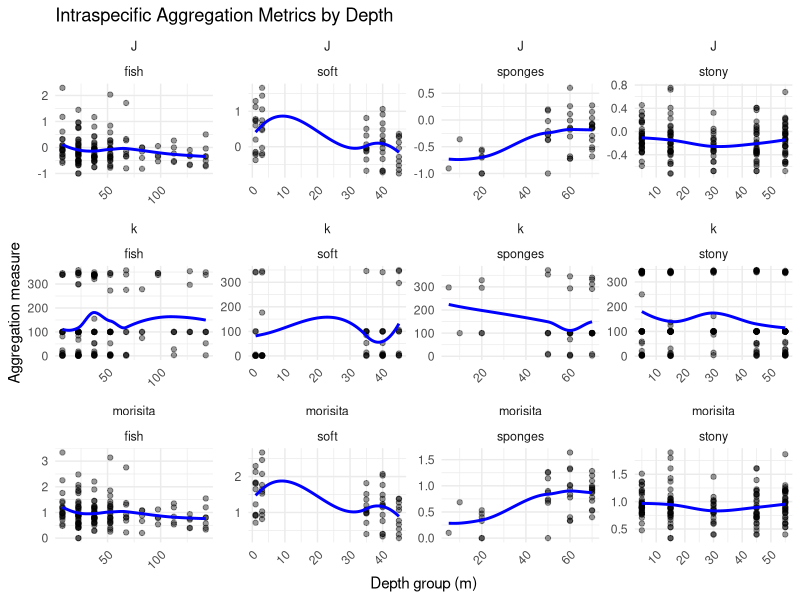
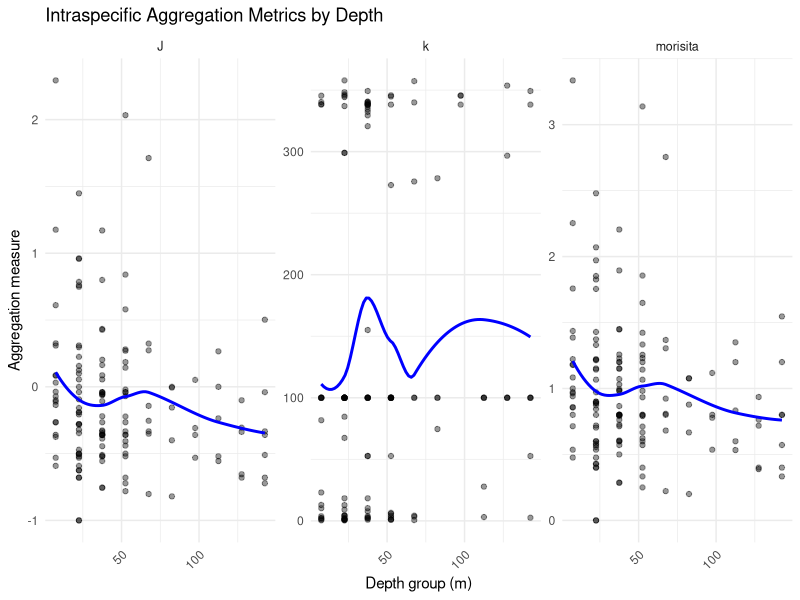
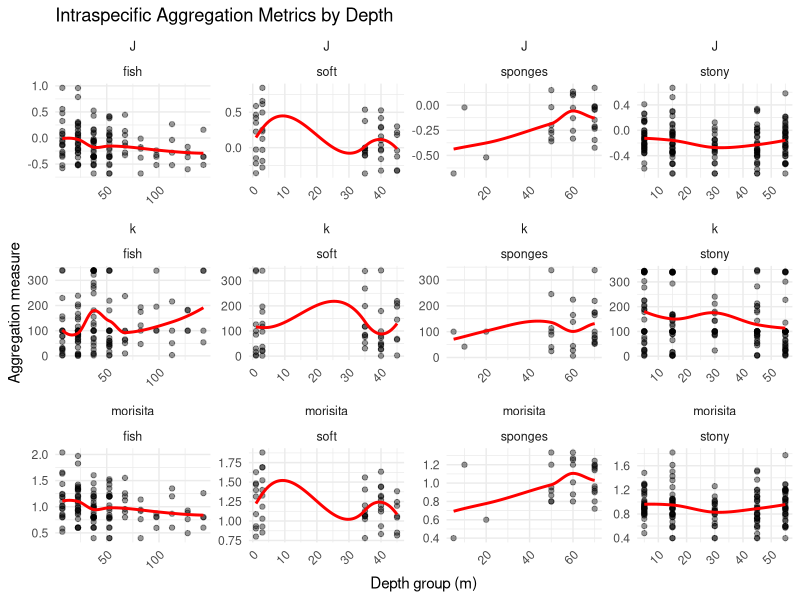

These figures' R source, in order:


                      # The final agg code

# Calculating aggregations using 3 methods for each species in each treatment (depth):

     # 1 - the Negative binomial dispersion parameter (k)
                   # 2 - Ives J index
                # 3 - Morisita Index (Iᵈ)

# Required packages
library(dplyr)
library(tidyr)
library(purrr)
library(fitdistrplus)  # for Negative Binomial k
library(vegan)         # for Morisita index
library(ggplot2)
library(patchwork)     # to show plots side by side
library(MASS)          # for negative binomial 

# _______________________________________________________________

# wd:
wd_processed_data <- "C:/Users/inbar/OneDrive/desktop/r/chapter_2/MoBr/data/processed" 
wd_plots <- "C:/Users/inbar/OneDrive/desktop/r/chapter_2/MoBr/output/plots/agg_plot" 
# _______________________________________________________________

# read data:
setwd(wd_processed_data)
fish <- read.csv("wide_red.csv")
sponges <- read.csv("sponges_data.csv")
stony <- read.csv("stony_wide_data.csv")
soft <- read.csv("soft_data.csv")

fish = fish %>% dplyr::select(c(-X)) 
stony  = stony %>% dplyr::select(-X) 
soft = soft %>% dplyr::select(-X) 
# _______________________________________________________________

# data preparations for this analysis:

# renaming columns:
fish <- fish %>% rename(sample = OpCode)
sponges <- sponges %>% rename(sample = quad)
stony <- stony %>% rename(sample = plot, depth_group = depth)
soft <- soft %>% rename(depth_group = depth)

# ------------

# rename
fish <- fish %>% rename(lon = lon_x)
fish <- fish %>% rename(lat = lat_y)
# ------------

# adding a column for the taxonomic groups id:
fish    <- fish    %>% mutate(taxon = 'fish',           .before = 1)
sponges <- sponges %>% mutate(taxon = 'sponges',        .before = 1)
stony   <- stony   %>% mutate(taxon = 'stony',   .before = 1)
soft    <- soft    %>% mutate(taxon = 'soft',    .before = 1)
# ------------

# binning the fish data:
# 8.1 - 149 m to - 15 m bins (10 breaks)
fish <- fish %>% mutate(depth_group = cut(fish$depth,                                         
                                          breaks=c(0, 15, 30, 45, 60, 75, 90, 105, 120, 135, 149),
                                          labels=c('7.5', '22.5', '37.5', '52.5', '67.5','82.5', '97.5', '112.5', '127.5', '142.5'))) %>% 
  relocate(depth_group,.after = depth) 
# ------------

fish    <- fish %>% dplyr::select(-sea, -temperature)
sponges <- sponges %>% dplyr::select(-Habitat, -Site)
# ------------

taxon_list <- list(fish = fish, sponges = sponges, stony = stony, soft = soft)

# _______________________________________________________________
 
        # Step 1: Define aggregation functions:

# J index (Ives)
calc_J <- function(ab_vec) {
  if (length(ab_vec) < 2 || sum(ab_vec) < 5 || all(ab_vec == 0)) return(NA)
  xj <- ab_vec
  X <- mean(xj)
  N <- length(xj)
  J <- (sum(xj * (xj - 1)) / (X * N) - X) / X
  return(J)
}

# - - - 

# Negative binomial k using glm.nb
calc_k <- function(ab_vec) {
  if (length(ab_vec) < 2 || sum(ab_vec) < 5 || var(ab_vec) == 0) return(NA)
  tryCatch({
    fit <- MASS::fitdistr(ab_vec, densfun = "Negative Binomial")
    return(fit$estimate["size"])  # 'size' is k
  }, error = function(e) return(NA))
}

# calc_k <- function(ab_vec) {
#   if (length(ab_vec) < 2 || sum(ab_vec) < 5 || var(ab_vec) == 0) return(NA)
#   tryCatch({
#     df <- data.frame(count = ab_vec, x = seq_along(ab_vec))  # Dummy predictor
#     model <- MASS::glm.nb(count ~ 1, data = df)  # Intercept-only model
#     return(model$theta)  # theta is the dispersion parameter (k)
#   }, error = function(e) return(NA))
# }

# - - - 

# Morisita index ( not standardized)

calc_morisita <- function(ab_vec) {
  if (length(ab_vec) < 2 || sum(ab_vec) < 5 || all(ab_vec == 0)) return(NA)
  mat <- matrix(ab_vec, ncol = 1)
  mori <- vegan::dispindmorisita(mat)[1, 1]
  return(mori)
}

# # Morisita index (standardized)                       ### this index is more recommended because it is less sensitive to sample size, but since no great differences were present we used the regular morisita because it cant be negative numbers and it is good for the senlm package
# calc_morisita_standardised <- function(ab_vec) {
#   if (length(ab_vec) < 2 || sum(ab_vec) < 5 || all(ab_vec == 0)) return(NA)
#   
#   mat <- matrix(ab_vec, ncol = 1)
#   n <- nrow(mat)
#   
#   im <- vegan::dispindmorisita(mat)[1, 1]
#   
#   # Avoid division by zero when n = 1
#   if (n <= 1) return(NA)
#   
#   # Standardised Morisita index
#   ip <- (im - 1) / (n - 1)
#   return(ip)
# }

# _______________________________________________________________

     # Step 2: Apply Functions to Each Taxon by Depth Group

agg_results <- map_dfr(names(taxon_list), function(taxon_name) {
  df <- taxon_list[[taxon_name]]
  
  df_long <- df %>%
    pivot_longer(cols = 7:ncol(.), names_to = "species", values_to = "abundance") %>%
    filter(abundance > 0)  # exclude species not observed
  
  df_grouped <- df_long %>%
    mutate(depth_group = as.character(depth_group)) %>%
    group_by(depth_group, species) %>%
    summarise(
      abund_vec = list(abundance),
      .groups = "drop"
    ) %>%
    mutate(
      J = map_dbl(abund_vec, calc_J),
      k = map_dbl(abund_vec, calc_k),
      morisita = map_dbl(abund_vec, calc_morisita),
      taxon = taxon_name
    )
  
  return(df_grouped)
})

# _______________________________________________________________


        # Step 3: Plotting the Results Side by Side

par(mfrow = c(1, 1))

# Convert depth_group to numeric if possible (for better spacing on x-axis)
 agg_results <- agg_results %>%
   mutate(depth_group_numeric = as.numeric(as.character(depth_group)))

# Pivot longer to make it tidy for ggplot
agg_long <- agg_results %>%
  pivot_longer(cols = c(J, k, morisita), names_to = "metric", values_to = "value")

# Plot
ggplot(agg_long, aes(x = depth_group_numeric, y = value)) +
  geom_point(alpha = 0.4) +
  geom_smooth(method = "loess", se = FALSE, color = "blue") +
  facet_wrap(~ metric + taxon, scales = "free") +  # Free x and y axes
  theme_minimal() +
  labs(
    title = "Intraspecific Aggregation Metrics by Depth",
    x = "Depth group (m)",
    y = "Aggregation measure"
  ) +
  theme(
    axis.text.x = element_text(angle = 45, hjust = 1),
    strip.text = element_text(size = 9)
  )

# _______________________________________________________________

                  # fish alone

df <- taxon_list[['fish']]

df_long <- df %>%
  pivot_longer(cols = 7:ncol(.), names_to = "species", values_to = "abundance") %>%
  filter(abundance > 0)  # exclude species not observed

df_grouped <- df_long %>%
  mutate(depth_group = as.character(depth_group)) %>%
  group_by(depth_group, species) %>%
  summarise(
    abund_vec = list(abundance),
    .groups = "drop"
  ) %>%
  mutate(
    J = map_dbl(abund_vec, calc_J),
    k = map_dbl(abund_vec, calc_k),
    morisita = map_dbl(abund_vec, calc_morisita),
    taxon = 'fish'
  )

df_grouped <- df_grouped %>%
  mutate(depth_group_numeric = as.numeric(as.character(depth_group)))

# Pivot longer to make it tidy for ggplot
df_grouped_long <- df_grouped %>%
  pivot_longer(cols = c(J, k, morisita), names_to = "metric", values_to = "value")

# Plot
ggplot(df_grouped_long, aes(x = depth_group_numeric, y = value)) +
  geom_point(alpha = 0.4) +
  geom_smooth(method = "loess", se = FALSE, color = "blue") +
  facet_wrap(~ metric, scales = "free") +  # Free x and y axes
  theme_minimal() +
  labs(
    title = "Intraspecific Aggregation Metrics by Depth",
    x = "Depth group (m)",
    y = "Aggregation measure"
  ) +
  theme(
    axis.text.x = element_text(angle = 45, hjust = 1),
    strip.text = element_text(size = 9)
  )

# ___________________________________________________

# Conclusions:
# the results are quit consistent among the methods
# BUT THEY ARE NOT CONSISTENT WITH the mobr analysis for the fish:
# aggregations are lower around 30 m.

# next step - choose a method and add it to the general graph:
# - While I prefer the J index because it was used in a paper I read to evaluate agg, 
# - the senlm package to not accept negative values and the J has them...
# - The other methods were mentioned as well in the paper in general, without specific calculations.
# - k looks noisy and morisita look similar to J. 

# After discussing with Yoni we decided to use morisita

# save Morisita index to add it to the main graph:
morisita_results <- agg_long %>% filter(metric == "morisita")

# remove NA in the value column
morisita_results_clean <- morisita_results %>% as.data.frame() %>% filter(!is.na(value))%>%
  dplyr::select(-abund_vec)  

setwd(wd_processed_data)
write.csv(morisita_results_clean, "agg_morisita_results.csv")

# ___________________________________________________





                # Double check 

# - controlling for the uneven sampling effort among
# depth layers by sampling the in number of samples per layer and averaging the results

n_iter <- 50

agg_results_avr_4 <- map_dfr(names(taxon_list), function(taxon_name) {
  df <- taxon_list[[taxon_name]]
  
  metrics_list <- vector("list", n_iter)
  
  for (i in 1:n_iter) {
    df_long <- df %>%
      pivot_longer(cols = 7:ncol(.), names_to = "species", values_to = "abundance") %>%
      filter(abundance > 0)
    
    df_long <- df_long %>%
      mutate(depth_group = as.character(depth_group)) %>%
      group_by(depth_group) %>%
      group_modify(~ {
        if (n_distinct(.x$sample) >= 4) {
          sampled_ids <- sample(unique(.x$sample), 4)
          .x %>% filter(sample %in% sampled_ids)
        } else {
          tibble()
        }
      }) %>%
      ungroup()
    
    df_grouped <- df_long %>%
      group_by(depth_group, species) %>%
      summarise(
        abund_vec = list(abundance),
        .groups = "drop"
      ) %>%
      mutate(
        J = map_dbl(abund_vec, calc_J),
        k = map_dbl(abund_vec, calc_k),
        morisita = map_dbl(abund_vec, calc_morisita),
        iter = i
      )
    
    metrics_list[[i]] <- df_grouped
  }
  
  # Combine all iterations, then average
  all_iters <- bind_rows(metrics_list) %>%
    group_by(depth_group, species) %>%
    summarise(
      J = mean(J, na.rm = TRUE),
      k = mean(k, na.rm = TRUE),
      morisita = mean(morisita, na.rm = TRUE),
      taxon = taxon_name,
      .groups = "drop"
    )
  
  return(all_iters)
})


# Convert depth_group to numeric if possible (for better spacing on x-axis)
agg_results_avr_4 <- agg_results_avr_4 %>%
  mutate(depth_group_numeric = as.numeric(as.character(depth_group)))

# Pivot longer to make it tidy for ggplot
agg_long <- agg_results_avr_4 %>%
  pivot_longer(cols = c(J, k, morisita), names_to = "metric", values_to = "value")

# Plot
ggplot(agg_long, aes(x = depth_group_numeric, y = value)) +
  geom_point(alpha = 0.4) +
  geom_smooth(method = "loess", se = FALSE, color = "red") +
  facet_wrap(~ metric + taxon, scales = "free") +  # Free x and y axes
  theme_minimal() +
  labs(
    title = "Intraspecific Aggregation Metrics by Depth",
    x = "Depth group (m)",
    y = "Aggregation measure"
  ) +
  theme(
    axis.text.x = element_text(angle = 45, hjust = 1),
    strip.text = element_text(size = 9)
  )

# conclusion - the results didnt change drastically compared to the full data set
